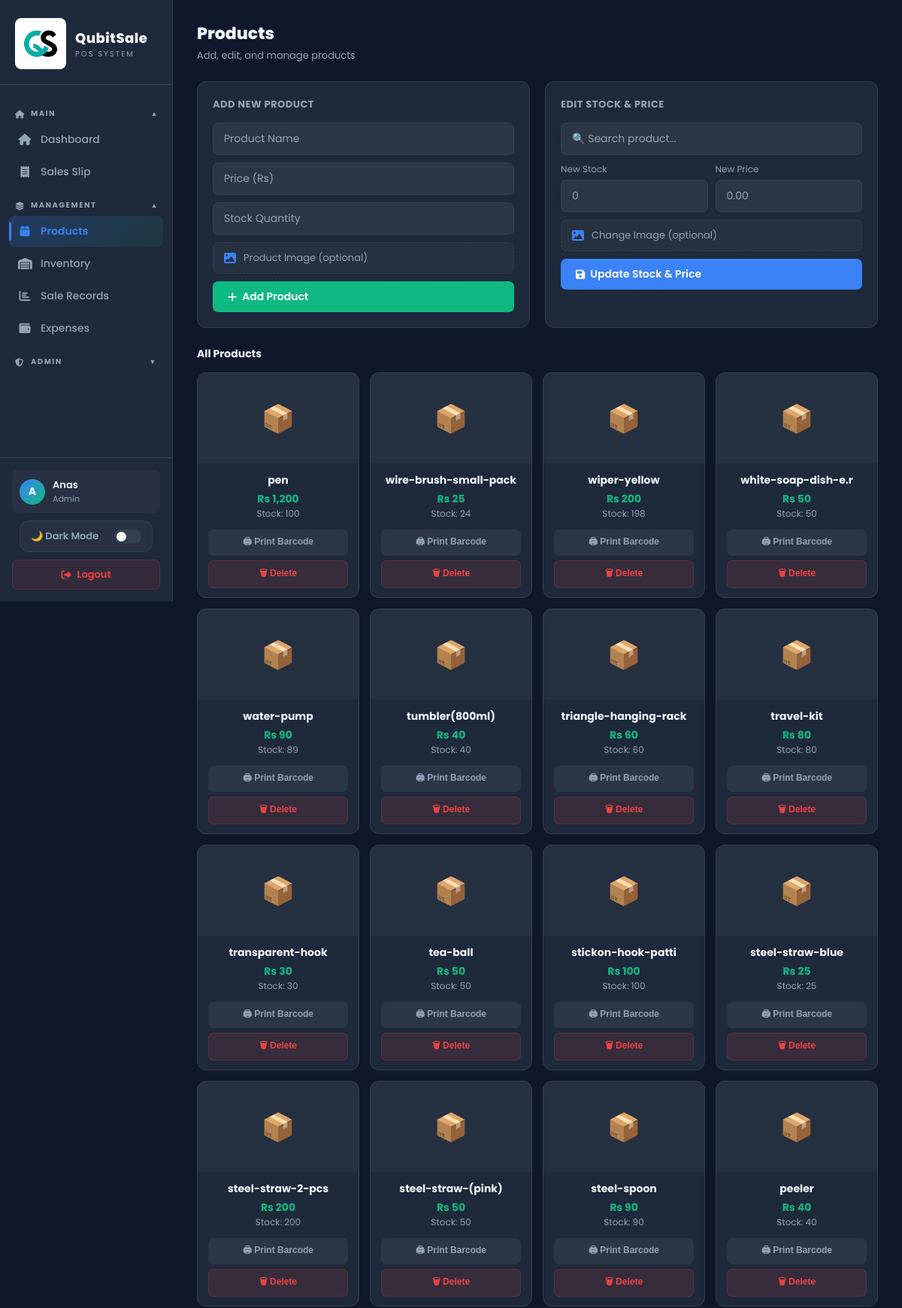
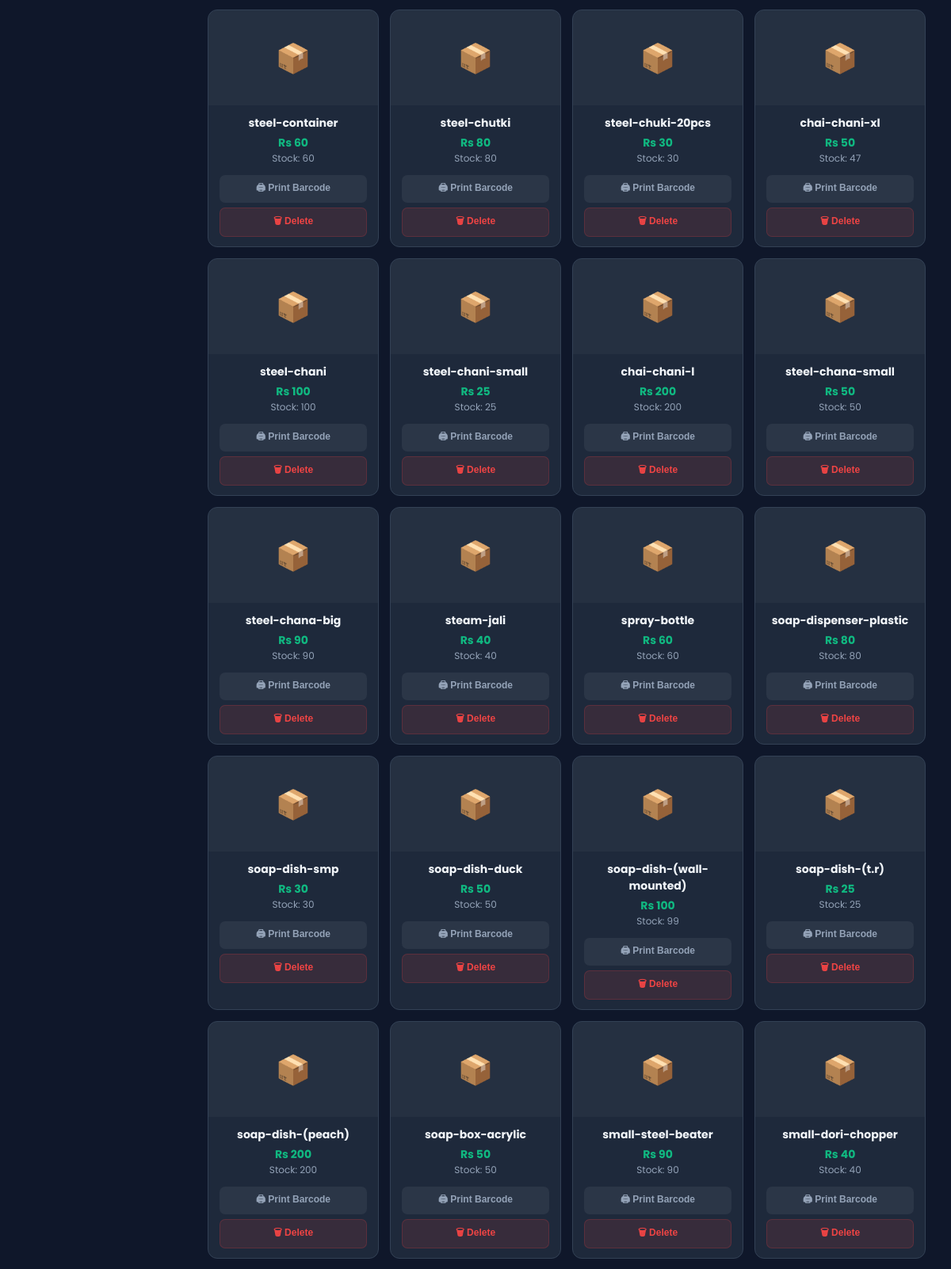
/products.php (signed in, upper part), run on the app's committed database (2 pictures, top to bottom).
### tables this page shows
CREATE TABLE `products` (
  `id` int(11) NOT NULL,
  `name` varchar(100) DEFAULT NULL,
  `price` decimal(10,2) DEFAULT NULL,
  `stock` int(11) DEFAULT NULL,
  `barcode` varchar(50) NOT NULL,
  `image` varchar(255) DEFAULT NULL
);

### products.php (the view, shortened to what this page needs)
<?php
include 'db.php';
$conn->set_charset("utf8mb4");
?>
<!DOCTYPE html>
<html>
<head>
<?php include 'sidebar.php'; ?>
</head>
<body>
<div class="main-content">
  <div class="page-header">
    <div class="page-title">Products</div>
    <div class="page-subtitle">Add, edit, and manage products</div>
  </div>
  <div class="content-area">
    <div class="two-panel">
      <div class="card">
        <div class="panel-title">ADD NEW PRODUCT</div>
        <form method="post" enctype="multipart/form-data" class="form-row">
          <input name="name" placeholder="Product Name" required>
          <input name="price" placeholder="Price (Rs)" type="number" step="0.01" required>
          <input name="stock" placeholder="Stock Quantity" type="number" required>
          <div class="img-upload-wrap">
            <label class="img-upload-label">
              <i class="fas fa-image"></i>
              <span id="addImgLabel">Product Image (optional)</span>
            </label>
          </div>
          <button type="submit" name="add" class="btn btn-success"><i class="fas fa-plus"></i> Add Product</button>
        </form>
      </div>
      <div class="card">
        <div class="panel-title">EDIT STOCK & PRICE</div>
        <form method="POST" enctype="multipart/form-data" class="form-row" id="editStockForm">
          <div style="position:relative;" id="editDropWrap">
            <input type="text" id="editSearchInput" placeholder="🔍 Search product..." autocomplete="off">
          </div>
          <div style="display:grid;grid-template-columns:1fr 1fr;gap:10px;">
            <div><label style="font-size:12px;color:var(--text-muted);display:block;margin-bottom:5px;">New Stock</label><input type="number" name="new_stock" id="newStock" placeholder="0" required></div>
            <div><label style="font-size:12px;color:var(--text-muted);display:block;margin-bottom:5px;">New Price</label><input type="number" step="0.01" name="new_price" id="newPrice" placeholder="0.00" required></div>
          </div>
          <div class="img-upload-wrap">
            <label class="img-upload-label">
              <i class="fas fa-image"></i>
              <span id="editImgLabel">Change Image (optional)</span>
            </label>
          </div>
          <button type="submit" name="update_stock" class="btn btn-primary"><i class="fas fa-save"></i> Update Stock & Price</button>
        </form>
      </div>
    </div>
    <div style="font-size:14px;font-weight:700;color:var(--text);margin-bottom:14px;">All Products</div>
    <div class="product-grid">
    <?php
    $allProducts = $conn->query("SELECT * FROM products ORDER BY id DESC");
    while($r = $allProducts->fetch_assoc()):
    ?>
    <div class="product-card">
      <?php if(!empty($r['image']) && file_exists('uploads/'.$r['image'])): ?>
        <img class="product-card-img" src="uploads/<?php echo htmlspecialchars($r['image']); ?>" alt="<?php echo htmlspecialchars($r['name']); ?>">
      <?php else: ?>
        <div class="product-card-img-placeholder">📦</div>
      <?php endif; ?>
      <div class="product-card-body">
        <strong><?php echo htmlspecialchars($r['name']); ?></strong>
        <div class="price">Rs <?php echo number_format($r['price'],0); ?></div>
        <div class="stk">Stock: <?php echo $r['stock']; ?></div>
        <div class="card-btns">
          <button class="btn-barcode-sm" onclick="printBarcode('<?php echo $r['barcode']; ?>')">🖨 Print Barcode</button>
          <button class="btn-del-sm" onclick="if(confirm('Delete this product?'))location.href='?delete=<?php echo $r['id']; ?>'">🗑 Delete</button>
        </div>
      </div>
    </div>
    <?php endwhile; ?>
    </div>
  </div>
</div>
</body>
</html>

### products.php (style rules this page uses)
.two-panel { display:grid;grid-template-columns:1fr 1fr;gap:20px;margin-bottom:24px; }
.panel-title { font-size:13px;font-weight:700;color:var(--text-muted);letter-spacing:0.5px;margin-bottom:14px; }
.form-row { display:flex;flex-direction:column;gap:10px; }
.img-upload-wrap { position: relative; }
.img-upload-label { display: flex; align-items: center; gap: 10px; padding: 10px 14px; background: rgba(255,255,255,0.04); border: 1px dashed var(--border); border-radius: 8px; cursor: pointer; font-size: 13px; color: var(--text-muted); transition: border-color .2s, color .2s; }
.img-upload-label i { font-size: 16px; color: var(--accent); }
.product-grid { display:grid;grid-template-columns:repeat(auto-fill,minmax(185px,1fr));gap:14px; }
.product-card { background:var(--card);border:1px solid var(--border);border-radius:12px;overflow:hidden;transition:border-color 0.2s; }
.product-card-img-placeholder { width: 100%; height: 120px; background: rgba(255,255,255,0.03); display: flex; align-items: center; justify-content: center; font-size: 36px; color: var(--border); }
.product-card-body { padding: 12px 14px; text-align: center; }
.product-card strong { display:block;font-size:14px;font-weight:700;margin-bottom:4px; }
.product-card .price { color:var(--accent2);font-weight:700;font-size:14px; }
.product-card .stk { color:var(--text-muted);font-size:12px;margin-bottom:12px; }
.product-card .card-btns { display:flex;flex-direction:column;gap:6px; }
.product-card .card-btns button { width:100%;padding:7px;border:none;border-radius:7px;font-size:12px;font-weight:600;cursor:pointer;font-family:'Plus Jakarta Sans',sans-serif; }
.btn-barcode-sm { background:rgba(255,255,255,0.06);color:var(--text-muted); }
.btn-del-sm { background:rgba(239,68,68,0.12);color:var(--danger);border:1px solid rgba(239,68,68,0.2)!important; }

### data on the page
products: name "pen", price "1,200", stock "100"
products: name "wire-brush-small-pack", price "25", stock "24"
products: name "wiper-yellow", price "200", stock "198"
products: name "white-soap-dish-e.r", price "50", stock "50"
products: name "water-pump", price "90", stock "89"
products: name "tumbler(800ml)", price "40", stock "40"
products: name "triangle-hanging-rack", price "60", stock "60"
products: name "travel-kit", price "80", stock "80"
products: name "transparent-hook", price "30", stock "30"
products: name "tea-ball", price "50", stock "50"
products: name "stickon-hook-patti", price "100", stock "100"
products: name "steel-straw-blue", price "25", stock "25"
products: name "steel-straw-2-pcs", price "200", stock "200"
products: name "steel-straw-(pink)", price "50", stock "50"
products: name "steel-spoon", price "90", stock "90"
products: name "peeler", price "40", stock "40"
products: name "steel-container", price "60", stock "60"
products: name "steel-chutki", price "80", stock "80"
products: name "steel-chuki-20pcs", price "30", stock "30"
products: name "chai-chani-xl", price "50", stock "47"
products: name "steel-chani", price "100", stock "100"
products: name "steel-chani-small", price "25", stock "25"
products: name "chai-chani-l", price "200", stock "200"
products: name "steel-chana-small", price "50", stock "50"
products: name "steel-chana-big", price "90", stock "90"
products: name "steam-jali", price "40", stock "40"
products: name "spray-bottle", price "60", stock "60"
products: name "soap-dispenser-plastic", price "80", stock "80"
products: name "soap-dish-smp", price "30", stock "30"
products: name "soap-dish-duck", price "50", stock "50"
products: name "soap-dish-(wall-mounted)", price "100", stock "99"
products: name "soap-dish-(t.r)", price "25", stock "25"
products: name "soap-dish-(peach)", price "200", stock "200"
products: name "soap-box-acrylic", price "50", stock "50"
products: name "small-steel-beater", price "90", stock "90"
products: name "small-dori-chopper", price "40", stock "40"

### other printed values
$_app_name "QubitSale"
$_app_tagline "POS SYSTEM"
substr($_SESSION['username'] ?? 'G', 0, 1) "A"
$_SESSION['username'] "Anas"
$_SESSION['role'] "Admin"
